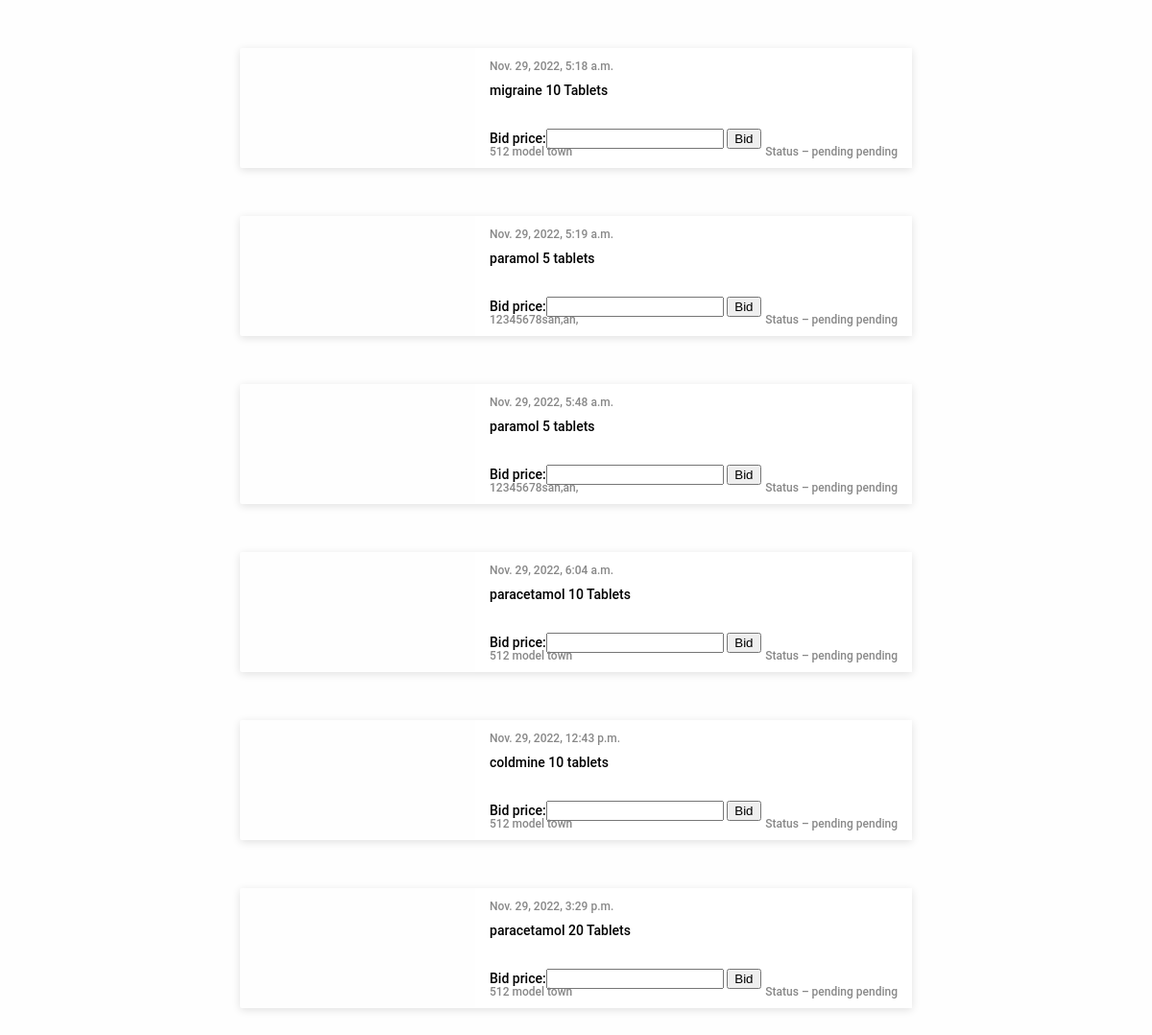
Screenshot of /session/ (signed in) with the database file from the repository.
### PharmSupply/models.py (models this page shows, shortened)
class order(models.Model):
    oid = models.AutoField(primary_key=True)
    created_at = models.DateTimeField(auto_now_add=True)
    status = models.CharField(max_length=10, default='pending')
    name = models.CharField(max_length=100)
    address = models.CharField(max_length=100)
    medi1=models.CharField(max_length=100)
    quantity1=models.CharField(max_length=100)
    medi2=models.CharField(max_length=100, blank=True)
    quantity2=models.CharField(max_length=100, blank=True)
    medi3=models.CharField(max_length=100, blank=True)
    quantity3=models.CharField(max_length=100, blank=True)
    prescription=models.ImageField(upload_to="perscriptions", blank=True)

### PharmSupply/views.py (the view, shortened to what this page needs)
# urls.py: path('session/',views.session,name="session"),
def session(request):
    if request.user.is_authenticated:
        orders = order.objects.all()
        return render(request, 'session.html', {'orders': orders, 'fm': bidForm()})
    messages.info(request, "Please Login First!!")
    return HttpResponseRedirect('/login/')

### PharmSupply/form.py
class bidForm(forms.ModelForm):
    class Meta:
        model=bid
        fields= ('bid_price',)

### PharmSupply/templates/session.html (shortened to what this page needs)
<HTML>
    {% load static %}
    <HEAD>
    </HEAD>
    <BODY>
        {% if orders %}
        {% for order in orders %}
        <div class="container">
          <div class="card-media">
            <div class="card-media-object-container">
              <div class="card-media-object" style="background-image: url(https://i.ibb.co/NrSr4pz/medico2.jpg);"></div>
              <ul class="card-media-object-social-list">
              </ul>
            </div>
            <div class="card-media-body">
              <div class="card-media-body-top">
                <span class="subtle">{{ order.created_at }}</span>
              </div>
              <span class="card-media-body-heading">
                {{ order.medi1 }}    {{ order.quantity1 }} <br>
                {{ order.medi2 }}    {{ order.quantity2 }} <br>
                {{ order.medi3 }}    {{ order.quantity3 }} <br>
                <div>
                <form action="" method="POST">
                  {{fm}}
                  <input type="submit" value="Bid">
                  </form>
                </div>
              </span>
              <br><br><br>
              <div class="card-media-body-supporting-bottom">
                <span class="card-media-body-supporting-bottom-text subtle">{{ order.address }}</span>
                <span class="card-media-body-supporting-bottom-text subtle u-float-right">Status &ndash; {{ order.status }}  {{ order.status }}</span>
              </div>
            </div>
          </div>
        </div>
        {% endfor %}
        {% endif %}
    </BODY>
</HTML>

### PharmSupply/templates/session.html (style rules this page uses)
html { background-color: #fefefe; box-sizing: border-box; font-family: 'Roboto', sans-serif; font-size: 14px; font-weight: 500; }
*, *:before, *:after { box-sizing: inherit; }
.container { margin: 50px auto 0; width: 700px; }
.u-float-right { float: right; }
.subtle { color: #888; font-size: 12px; }
.card-media { border-radius: 2px; box-shadow: 0 2px 8px rgba(0, 0, 0, .12); height: 125px; margin-bottom: 25px; transition: all 300ms ease-out; width: 100%; }
.card-media-object-container { background: none; float: left; height: 100%; width: 35%; position: relative; }
.card-media-object { background-position: center center; background-size: cover; height: 100%; }
.card-media-object-social-list { bottom: 4px; left: 10px; list-style-type: none; margin: 0; padding: 0; position: absolute; z-index: 20; }
.card-media-body { background-color: #fff; float: left; height: 100%; padding: 12px 15px; position: relative; width: 65%; }
.card-media-body-top { display: block; }
.card-media-body-heading { display: block; margin-top: 10px; }
.card-media-body-supporting-bottom { position: absolute; bottom: 10px; left: 0; opacity: 1; padding: 0 15px; transition: all 300ms ease-out; width: 100%; }
.card-media-body-supporting-bottom-text { display: inline-block; }

### rows the page displays
order: created_at "Nov. 29, 2022, 5:18 a.m.", medi1 "migraine", quantity1 "10 Tablets", address "512 model town", status "pending"
order: created_at "Nov. 29, 2022, 5:19 a.m.", medi1 "paramol", quantity1 "5 tablets", address "12345678san,an,", status "pending"
order: created_at "Nov. 29, 2022, 5:48 a.m.", medi1 "paramol", quantity1 "5 tablets", address "12345678san,an,", status "pending"
order: created_at "Nov. 29, 2022, 6:04 a.m.", medi1 "paracetamol", quantity1 "10 Tablets", address "512 model town", status "pending"
order: created_at "Nov. 29, 2022, 12:43 p.m.", medi1 "coldmine", quantity1 "10 tablets", address "512 model town", status "pending"
order: created_at "Nov. 29, 2022, 3:29 p.m.", medi1 "paracetamol", quantity1 "20 Tablets", address "512 model town", status "pending"
